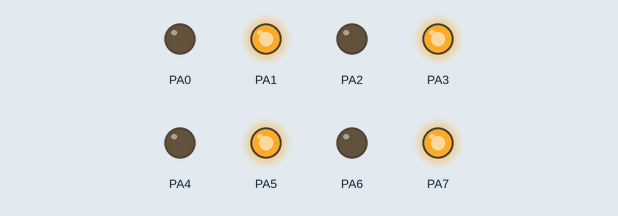
Recording of a program running on a simulated ATmega128, built with avr-gcc and emulated at 16 MHz. Shown: output pins drawn as LEDs (lit = HIGH).

Above: at 0.5 s.
At 3.5 s:
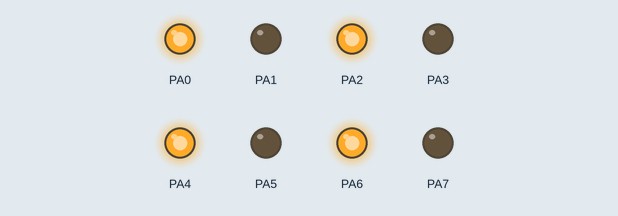
Timing chart, 0 to 4.6 s (numbered marks = the images above):
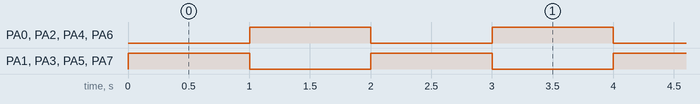

The program:

main.c
```c
#include <avr/io.h>
#define F_CPU 16000000UL
#include <util/delay.h>
#include <avr/interrupt.h>
/* 내부 카운터 쓰는 방법 */
int cnt;					// 카운트 값을 저장할 변수

ISR(TIMER0_OVF_vect)		// 타이머 , 카운트 8비트 오버플로우 인터럽트 서비스 루틴
{
	cnt++;
	TCNT0 = 131;			// 2ms
	if (cnt == 500)			// 500번 째 인터럽트 발생시 LED 출력을 반전 2ms * 500 = 0.5초
	{
		PORTA =  ~PORTA;	// LED
		cnt = 0;			//
	}

}


int main(void)
{
	DDRA = 0xff;
	//PORTA = 0x00;
	PORTA = 0xaa;
	TCCR0 = (1 << CS02) | (1 << CS01) | (0 << CS00);	// 256 분주
	TIMSK = (1 << TOIE0);	// 타이머, 카운트 01 오버플로 인터럽트 활성화

	sei();					// 인터럽트 활성화

    while (1)
    {


    }
}
```

Measured:
- by itself, PA0–7: alternates HIGH for 1.0 s and LOW for 1.0 s
